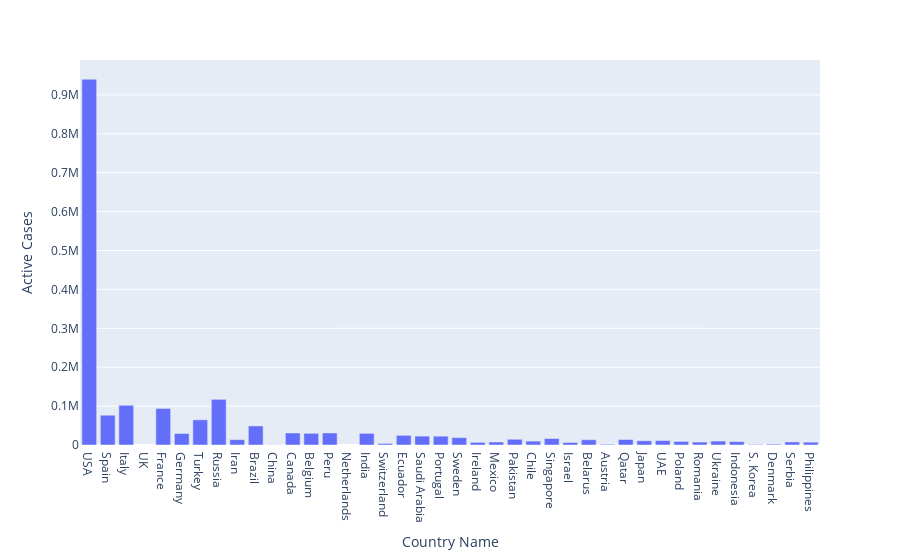

Notebook code for this chart:
### Code cell
px.bar(df,x='Country Name',y='Active Cases')

### Figure 1 — Plotly figure (JSON) as saved in the notebook; plotly's stock layout.template omitted (floating-point values rounded to 4 significant figures)
{"data": [{"alignmentgroup": "True", "hovertemplate": "Country Name=%{x}<br>Active Cases=%{y}<extra></extra>", "legendgroup": "", "marker": {"color": "#636efa"}, "name": "", "offsetgroup": "", "orientation": "v", "showlegend": false, "textposition": "auto", "type": "bar", "x": ["USA", "Spain", "Italy", "UK", "France", "Germany", "Turkey", "Russia", "Iran", "Brazil", "China", "Canada", "Belgium", "Peru", "Netherlands", "India", "Switzerland", "Ecuador", "Saudi Arabia", "Portugal", "Sweden", "Ireland", "Mexico", "Pakistan", "Chile", "Singapore", "Israel", "Belarus", "Austria", "Qatar", "Japan", "UAE", "Poland", "Romania", "Ukraine", "Indonesia", "S. Korea", "Denmark", "Serbia", "Philippines"], "xaxis": "x", "y": [940206, 76546, 102130, null, 93958, 29497, 64685, 117389, 13679, 49010, 558, 30803, 29964, 30899, null, 29899, 3959, 24781, 22873, 22683, 18954, 6826, 7792, 14724, 10030, 16630, 6443, 13521, 1802, 14102, 10875, 11369, 9206, 7552, 10177, 8608, 1411, 2124, 7900, 7333], "yaxis": "y"}], "layout": {"barmode": "relative", "legend": {"tracegroupgap": 0}, "margin": {"t": 60}, "xaxis": {"anchor": "y", "domain": [0, 1], "title": {"text": "Country Name"}}, "yaxis": {"anchor": "x", "domain": [0, 1], "title": {"text": "Active Cases"}}}}
